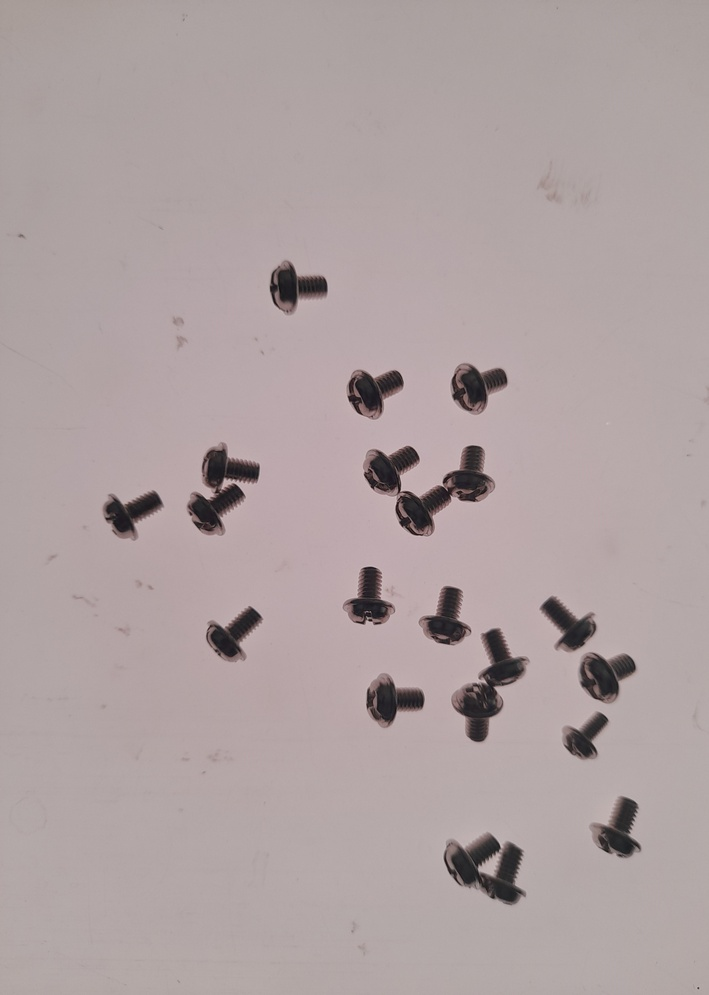
#> input picture Chinmay_Bhat/test_images/20240713_192951.jpg, 709 x 995 px, shrunk from 2848 x 4000 before the run, found by its file name
$ python solution_cv_watershed.py
#> lines starting #> are read from the running program, lines starting #| are printed output that depends on the picture; after the words box and inside, x2 and y2 are one past the last pixel; in counts of white or black regions, pixels touching at a corner belong together
import cv2
import numpy as np
import os
import argparse
import glob

def count_items_in_image(image_path, debug_out=True):
    # 1. Load and Pre-process
#> called with debug_out = True
    img = cv2.imread(image_path)
#> img is the input picture: shape (995, 709, 3); mean B, G, R 161.3, 160.8, 174.2
    if img is None:
        print(f"Could not read the image: {image_path}")
        return 0

    gray = cv2.cvtColor(img, cv2.COLOR_BGR2GRAY)
    blurred = cv2.GaussianBlur(gray, (11, 11), 0)

    # 2. Thresholding
    _, thresh = cv2.threshold(blurred, 0, 255, cv2.THRESH_BINARY_INV + cv2.THRESH_OTSU)
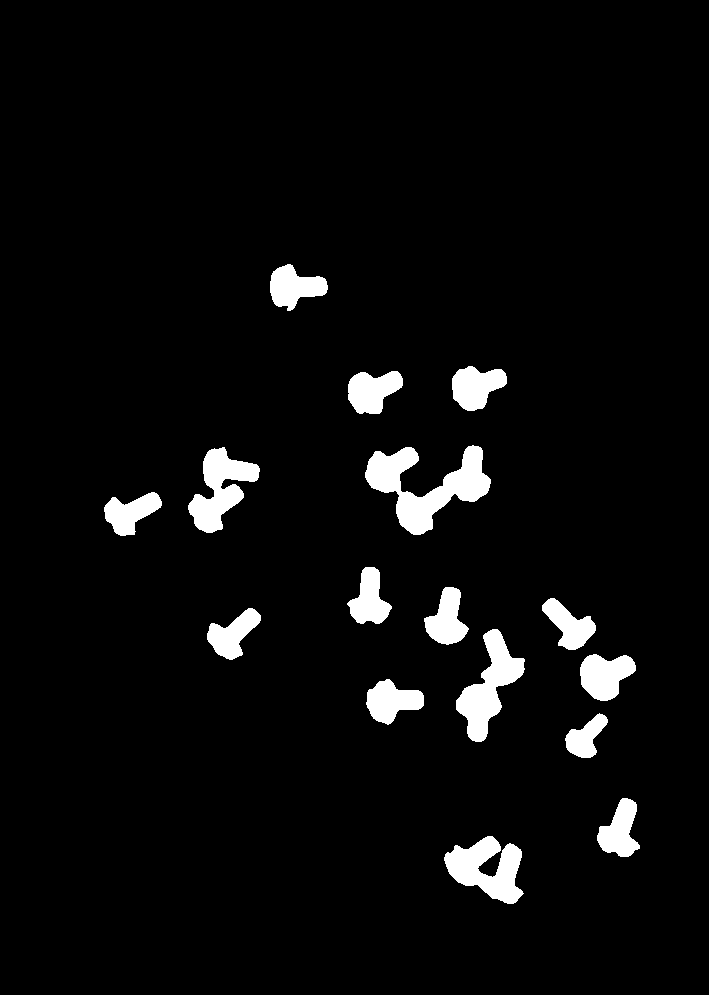
#> thresh: shape (995, 709); 4.6% white; 16 white regions, largest, box (x1, y1, x2, y2) and area: (365, 445, 491, 535) 4880, (456, 629, 525, 742) 3226, (444, 836, 524, 904) 3093

    # 3. Clean noise
    kernel = np.ones((3,3), np.uint8)
    opening = cv2.morphologyEx(thresh, cv2.MORPH_OPEN, kernel, iterations=2)
#> opening: shape (995, 709); 4.6% white; 16 white regions, largest, box (x1, y1, x2, y2) and area: (365, 446, 491, 535) 4870, (456, 629, 524, 742) 3214, (445, 836, 522, 904) 3077

    # 4. Distance Transform
    dist_transform = cv2.distanceTransform(opening, cv2.DIST_L2, 5)

    # FIX: Increase threshold to avoid double-counting
    _, sure_fg = cv2.threshold(dist_transform, 0.6 * dist_transform.max(), 255, 0)
#> sure_fg: shape (995, 709) float32; 0.35% white; 22 white regions (2 under 20 px), largest, box (x1, y1, x2, y2) and area: (591, 666, 612, 690) 302, (468, 694, 490, 716) 261, (463, 379, 481, 400) 242
    sure_fg = np.uint8(sure_fg)

    # 5. Unknown Region
    sure_bg = cv2.dilate(opening, kernel, iterations=3)
#> sure_bg: shape (995, 709); 6.5% white; 16 white regions, largest, box (x1, y1, x2, y2) and area: (362, 443, 494, 538) 6716, (453, 626, 527, 745) 4433, (442, 833, 525, 907) 4310
    unknown = cv2.subtract(sure_bg, sure_fg)
#> unknown: shape (995, 709); 6.1% white; 16 white regions, largest, box (x1, y1, x2, y2) and area: (362, 443, 494, 538) 6200, (442, 833, 525, 907) 4170, (453, 626, 527, 745) 4109

    # 6. Marker Labelling
    _, markers = cv2.connectedComponents(sure_fg)
#> markers: shape (995, 709) int32; 23 distinct labels, from 0 to 22
    markers = markers + 1
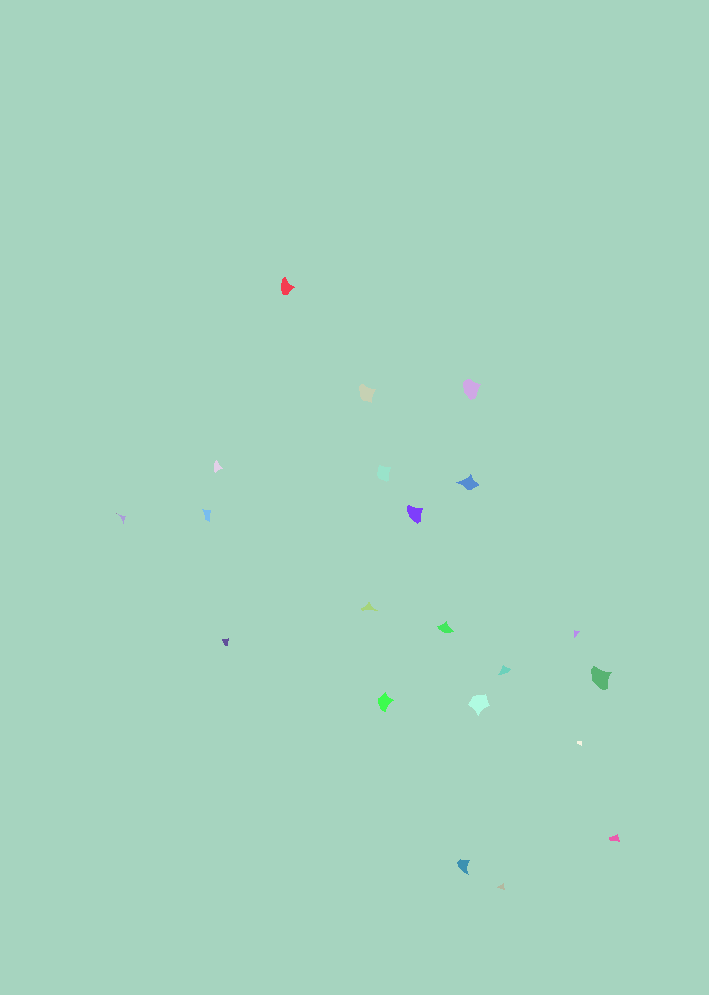
#> markers: shape (995, 709) int32; 23 distinct labels, from 1 to 23; one colour per label, 0 black
    markers[unknown == 255] = 0
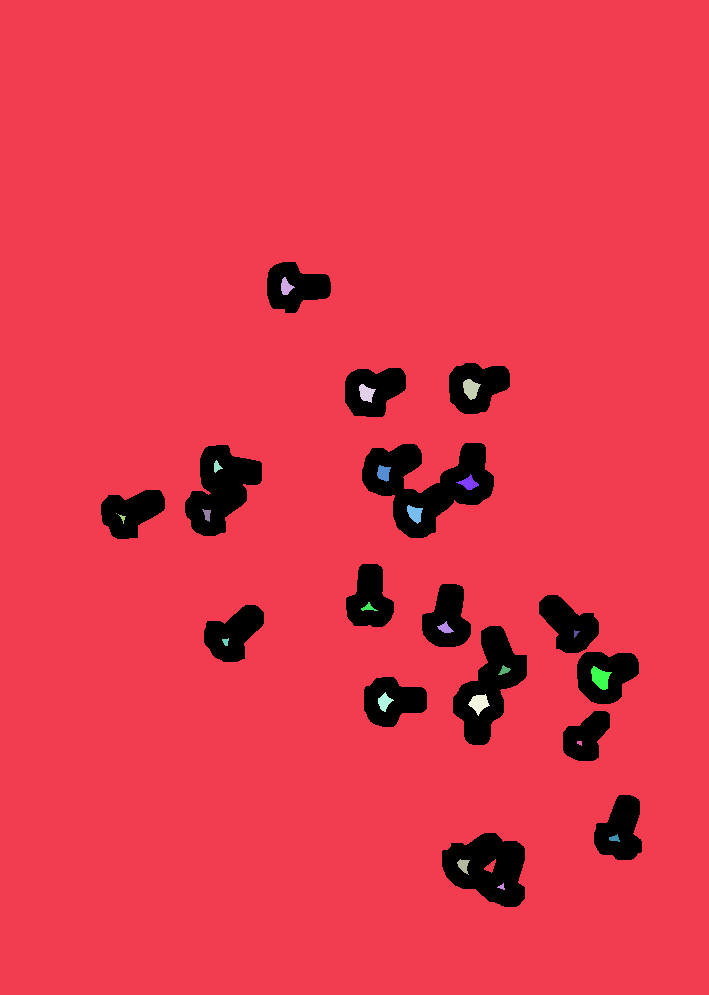
#> markers: shape (995, 709) int32; 24 distinct labels, from 0 to 23; one colour per label, 0 black

    # 7. Apply Watershed
    markers = cv2.watershed(img, markers)
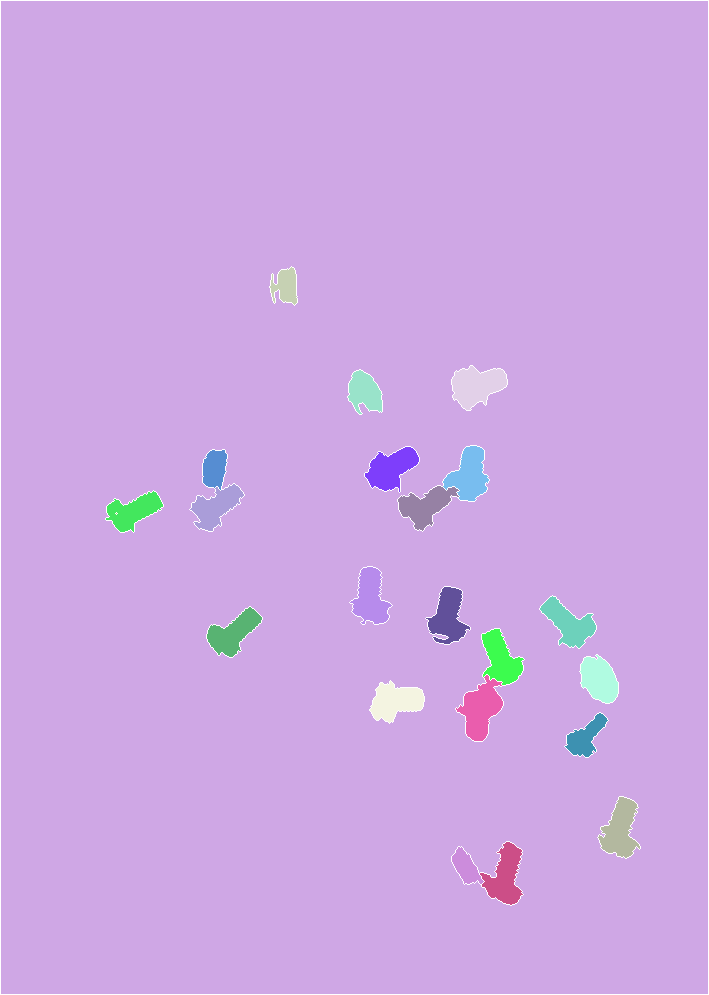
#> markers: shape (995, 709) int32; 24 distinct labels, from -1 to 23; one colour per label, 0 black, -1 white

    # 8. Extract and Count Results
    obj_ids = np.unique(markers)
#> obj_ids = 24 values from -1 to 23
    count = 0
    output = img.copy()

    for obj_id in obj_ids:
        if obj_id <= 1:
            continue

        mask = np.zeros(gray.shape, dtype="uint8")
        mask[markers == obj_id] = 255

        cnts, _ = cv2.findContours(mask, cv2.RETR_EXTERNAL, cv2.CHAIN_APPROX_SIMPLE)
        if cnts:
            c = max(cnts, key=cv2.contourArea)
            if cv2.contourArea(c) > 500:
                count += 1
                if debug_out:
                    x, y, w, h = cv2.boundingRect(c)
                    cv2.drawContours(output, [c], -1, (0, 255, 0), 2)
                    cv2.putText(output, f"#{count}", (x, y - 5),
                                cv2.FONT_HERSHEY_SIMPLEX, 0.6, (255, 0, 0), 2)
#> this loop made 24 passes
#> (x, y, w, h) on passes 3 to 10: (270, 267, 27, 38), (452, 366, 55, 44), (348, 370, 34, 44), (203, 450, 24, 40), (365, 447, 54, 45), (443, 446, 46, 55), (398, 486, 61, 45), (190, 484, 54, 47)
#> mask: shape (995, 709); 0.21% white; 1 white region, box (x1, y1, x2, y2) and area: (480, 842, 523, 905) 1455
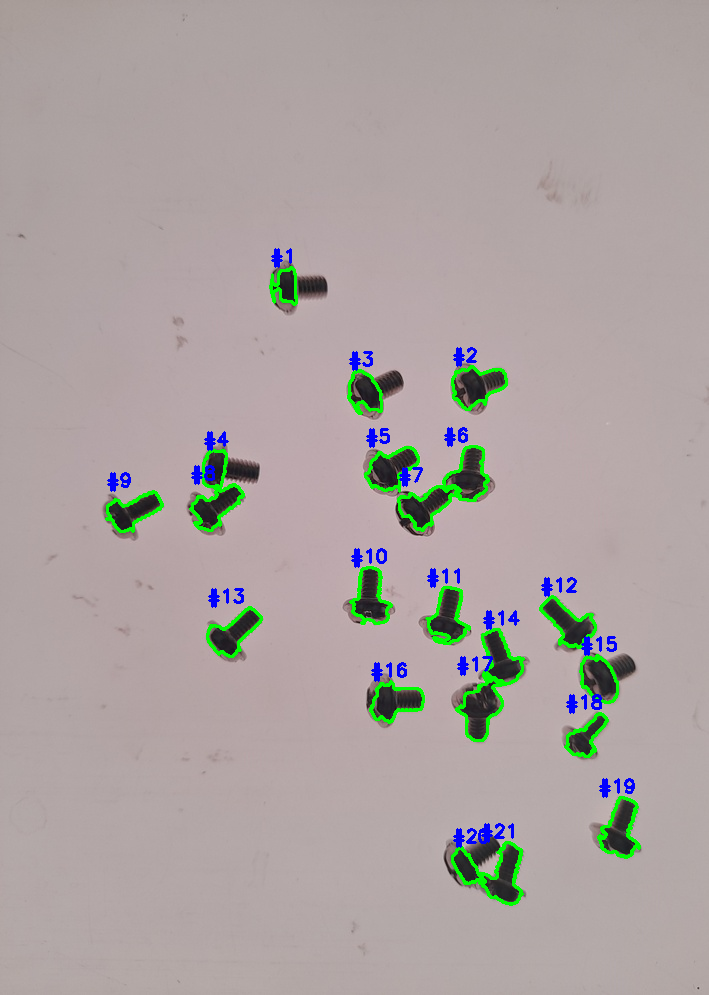
#> output: shape (995, 709, 3); 2.47% of pixels changed, all inside (x1, y1, x2, y2) = (105, 248, 641, 906)
#> after the loop, count = 21

    if debug_out:
        debug_path = image_path.replace(".jpg", "_watershed.jpg")
        cv2.imwrite(debug_path, output)
        print(f"Saved debug output to {debug_path}")

    return count

if __name__ == "__main__":
    # Example usage
    import sys
    path = sys.argv[1] if len(sys.argv) > 1 else r"c:\pr\perspectiv\dataset\ScrewAndBolt_20240713\20240713_192951.jpg"
    cnt = count_items_in_image(path)
#> cnt = 21
    print(f"Count: {cnt}")
#| Count: 21

$ run again, with Chinmay_Bhat/test_images/20240713_193135.jpg copied over Chinmay_Bhat/test_images/20240713_192951.jpg
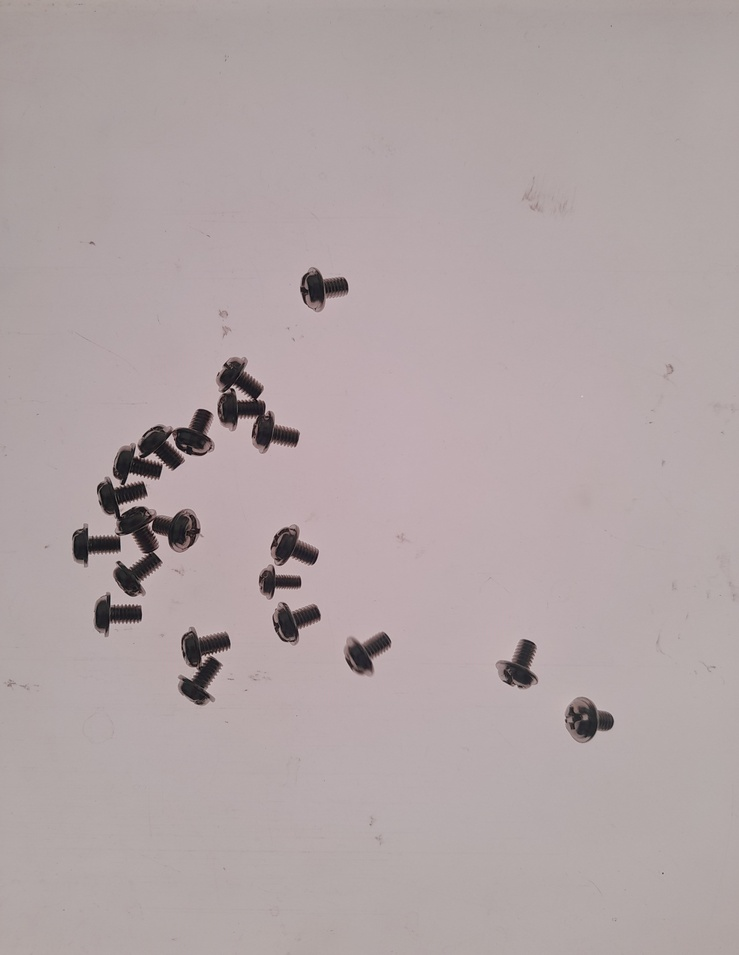
#> input picture Chinmay_Bhat/test_images/20240713_193135.jpg, 739 x 955 px, shrunk from 3000 x 3876 before the run, found by its file name
#> in count_items_in_image, img is the input picture: shape (955, 739, 3); mean B, G, R 165.1, 164.1, 176.7
#> thresh: shape (955, 739); 3.2% white; 11 white regions, largest, box (x1, y1, x2, y2) and area: (72, 409, 212, 596) 8990, (218, 359, 299, 450) 3067, (180, 630, 231, 705) 2097
#> opening: shape (955, 739); 3.1% white; 12 white regions, largest, box (x1, y1, x2, y2) and area: (97, 409, 212, 596) 7944, (218, 360, 299, 448) 3048, (180, 631, 230, 705) 2079
#> sure_bg: shape (955, 739); 4.6% white; 10 white regions, largest, box (x1, y1, x2, y2) and area: (70, 406, 215, 599) 12741, (215, 357, 302, 451) 4364, (177, 628, 233, 708) 3079
#> unknown: shape (955, 739); 4.4% white; 10 white regions, largest, box (x1, y1, x2, y2) and area: (70, 406, 215, 599) 12070, (215, 357, 302, 451) 4224, (177, 628, 233, 708) 3018
#> in count_items_in_image, `markers = cv2.watershed(img, markers)`:
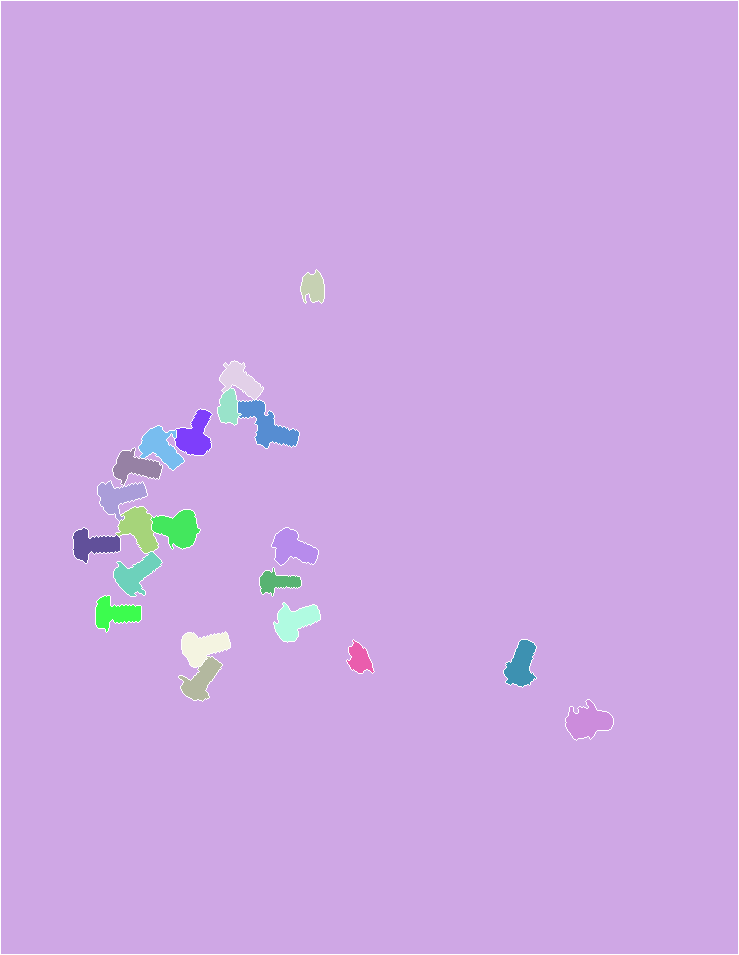
#> markers: shape (955, 739) int32; 23 distinct labels, from -1 to 22; one colour per label, 0 black, -1 white
#> obj_ids = 23 values from -1 to 22
#> the loop in count_items_in_image, `for obj_id in obj_ids:` made 23 passes
#> (x, y, w, h) on passes 4, 6, 7, 8, 9, 10, 11, 12: (220, 361, 43, 39), (238, 400, 61, 48), (175, 409, 37, 46), (139, 426, 45, 44), (113, 448, 49, 37), (98, 481, 49, 40), (116, 507, 42, 46), (151, 510, 49, 39)
#> after the loop in count_items_in_image, `for obj_id in obj_ids:`:
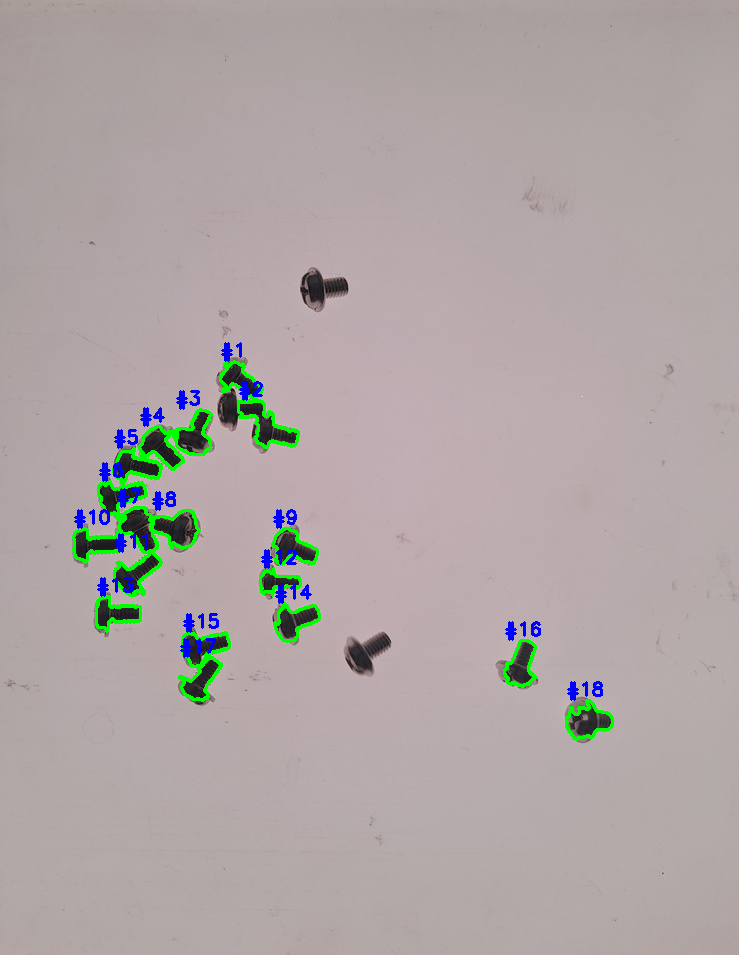
#> output: shape (955, 739, 3); 1.94% of pixels changed, all inside (x1, y1, x2, y2) = (72, 342, 614, 741)
#> after the loop in count_items_in_image, `for obj_id in obj_ids:`: count = 18
#| Count: 18
